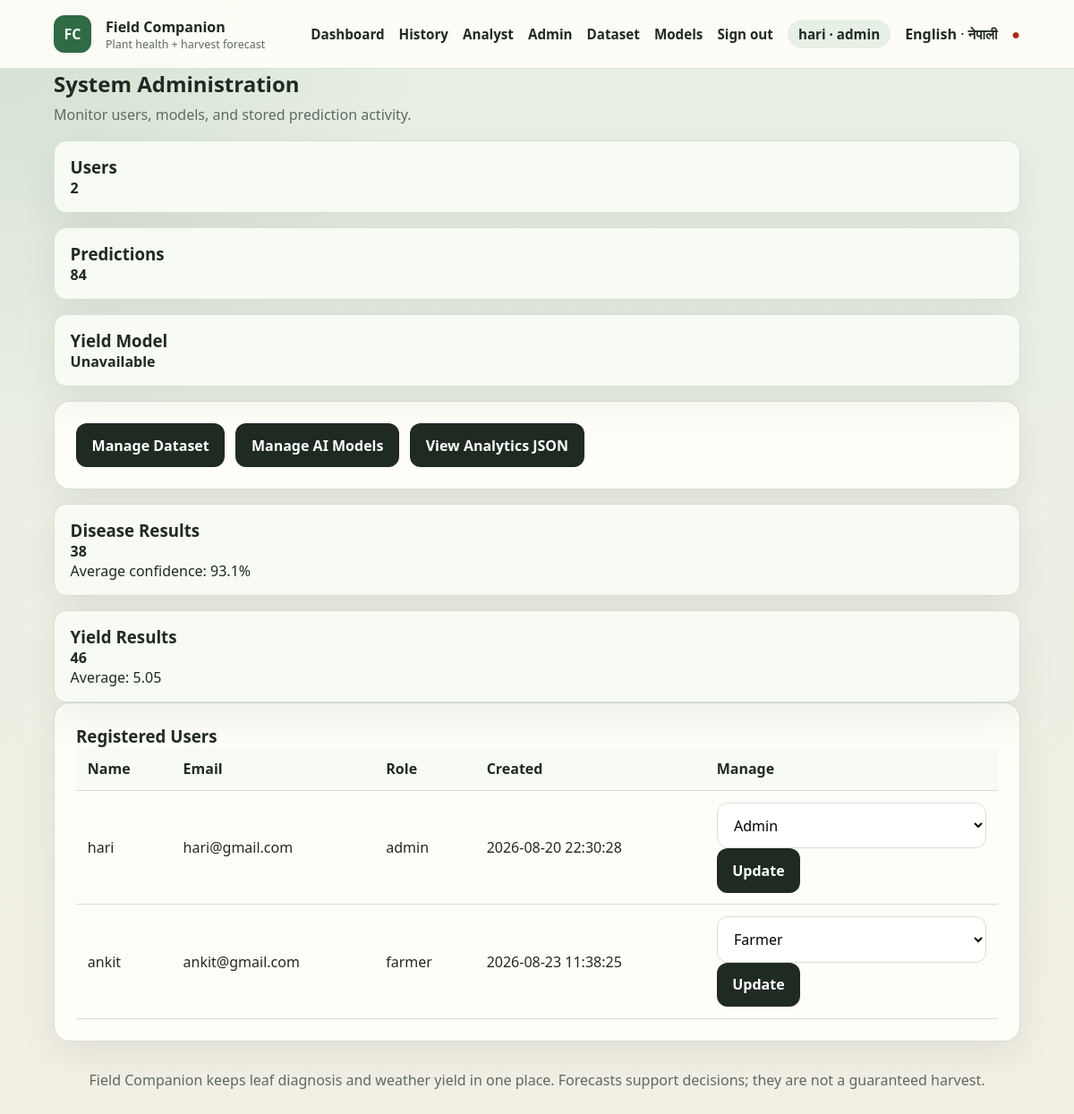
The page /admin (signed in) on the database its author committed.
### tables this page shows
CREATE TABLE users (
                id INTEGER PRIMARY KEY AUTOINCREMENT,
                name TEXT NOT NULL,
                email TEXT NOT NULL UNIQUE,
                password_hash TEXT NOT NULL,
                role TEXT NOT NULL DEFAULT 'farmer',
                created_at TEXT NOT NULL DEFAULT CURRENT_TIMESTAMP
            );

### app.py (the view)
@app.route("/admin")
@role_required("admin")
def admin_dashboard():
    return render_template(
        "admin.html",
        users=list_users(),
        users_count=count_records("users"),
        predictions_count=count_records("prediction_history"),
        summaries=prediction_summary(),
        yield_model_ready=yield_model_ready,
        buddy_ready=yield_pipeline.buddy_ready,
    )

### app.py (called while the page is built)
@app.before_request
def enforce_csrf():
    if request.endpoint in {"static"}:
        return None
    return csrf_protect(lambda: None)()

@app.after_request
def add_security_headers(response):
    response.headers.setdefault("X-Content-Type-Options", "nosniff")
    response.headers.setdefault("X-Frame-Options", "SAMEORIGIN")
    response.headers.setdefault("Referrer-Policy", "strict-origin-when-cross-origin")
    response.headers.setdefault(
        "Content-Security-Policy",
        "default-src 'self'; img-src 'self' data:; style-src 'self' 'unsafe-inline'; script-src 'self'; connect-src 'self'; base-uri 'self'; form-action 'self'",
    )
    response.headers.setdefault("Permissions-Policy", "camera=(), microphone=(), geolocation=()")
    if getattr(g, "rate_remaining", None) is not None:
        response.headers["X-RateLimit-Remaining"] = str(g.rate_remaining)
    return response

def current_user():
    user_id = session.get("user_id")
    return find_user(user_id) if user_id else None

def current_lang():
    return session.get("lang", DEFAULT_LANG)

@app.context_processor
def inject_globals():
    lang = current_lang()
    return {
        "csrf_token": generate_csrf_token(),
        "user": current_user(),
        "lang": lang,
        "supported_languages": SUPPORTED_LANGUAGES,
        "language_labels": LANGUAGE_LABELS,
        "t": lambda key, **kwargs: translate(lang, key, **kwargs),
        "crop_label": lambda crop: crop_label(crop, lang),
        "js_i18n": js_strings_for(lang),
    }

def role_required(*roles):
    def decorator(view):
        @wraps(view)
        def wrapped(*args, **kwargs):
            user = current_user()
            if not user:
                if request.path.startswith("/api/"):
                    return jsonify({"error": "Authentication required."}), 401
                return redirect(url_for("login", next=request.path))
            if user["role"] not in roles:
                if request.path.startswith("/api/"):
                    return jsonify({"error": "You do not have permission for this resource."}), 403
                return render_template("error.html", code=403, message="You do not have permission for this page."), 403
            return view(*args, **kwargs)
        return wrapped
    return decorator

### translations.py (called while the page is built)
def js_strings_for(lang):
    lang = lang if lang in UI_STRINGS else DEFAULT_LANG
    return {k[3:]: v for k, v in UI_STRINGS[lang].items() if k.startswith("js_")}

### templates/admin.html (shortened to what this page needs)
{% extends "base.html" %}
{% block content %}
<div class="page-heading"><div><h2>{{ t('admin_title') }}</h2><p>{{ t('admin_desc') }}</p></div></div>
<div class="status-grid admin-stats"><div class="status-card"><h3>{{ t('admin_users') }}</h3><strong>{{ users_count }}</strong></div><div class="status-card"><h3>{{ t('admin_predictions') }}</h3><strong>{{ predictions_count }}</strong></div><div class="status-card"><h3>{{ t('admin_yield_model') }}</h3><strong>{{ t('admin_ready') if yield_model_ready else t('admin_unavailable') }}{% if buddy_ready %} · {{ t('admin_buddy_on') }}{% endif %}</strong></div></div>
<div class="panel admin-actions"><a class="btn btn-secondary" href="{{ url_for('manage_dataset') }}">{{ t('btn_manage_dataset') }}</a><a class="btn btn-secondary" href="{{ url_for('manage_models') }}">{{ t('btn_manage_models') }}</a><a class="btn btn-secondary" href="{{ url_for('analytics') }}">{{ t('btn_view_analytics') }}</a></div>
<div class="status-grid admin-stats">{% for summary in summaries %}<div class="status-card"><h3>{{ summary['prediction_type']|capitalize }} Results</h3><strong>{{ summary['total'] }}</strong><p>{% if summary['prediction_type'] == 'yield' %}{{ t('th_average') }}: {{ summary['average_yield']|round(2) }}{% else %}{{ t('th_average_confidence') }}: {{ (summary['average_confidence'] * 100)|round(1) }}%{% endif %}</p></div>{% endfor %}</div>
<div class="table-panel panel"><h3>{{ t('registered_users') }}</h3><div class="table-scroll"><table><thead><tr><th>{{ t('label_name') }}</th><th>{{ t('label_email') }}</th><th>{{ t('th_role') }}</th><th>{{ t('th_created') }}</th><th>{{ t('th_manage') }}</th></tr></thead><tbody>{% for user in users %}<tr><td>{{ user['name'] }}</td><td>{{ user['email'] }}</td><td>{{ user['role'] }}</td><td>{{ user['created_at'] }}</td><td><form method="post" action="{{ url_for('update_user_role', user_id=user['id']) }}"><input type="hidden" name="csrf_token" value="{{ csrf_token }}"><select name="role"><option value="farmer" {% if user['role'] == 'farmer' %}selected{% endif %}>{{ t('role_farmer') }}</option><option value="analyst" {% if user['role'] == 'analyst' %}selected{% endif %}>{{ t('role_analyst') }}</option><option value="admin" {% if user['role'] == 'admin' %}selected{% endif %}>{{ t('role_admin') }}</option></select><button class="btn btn-secondary" type="submit">{{ t('btn_update') }}</button></form></td></tr>{% endfor %}</tbody></table></div></div>
{% endblock %}

### templates/base.html (shortened to what this page needs)
<!DOCTYPE html>
<html lang="{{ lang }}">
<head>
    <link rel="stylesheet" href="{{ url_for('static', filename='css/style.css') }}">
</head>
<body>
    <nav class="navbar">
        <div class="container">
            <a class="navbar-brand" href="{{ url_for('index') }}">
                <span class="brand-mark">FC</span>
                <span>
                    <strong>Field Companion</strong>
                    <small>{{ t('brand_tagline') }}</small>
                </span>
            </a>
            <div class="navbar-menu" id="navbar-menu">
                <a href="{{ url_for('index') }}">{{ t('nav_dashboard') }}</a>
                {% if user %}<a href="{{ url_for('history') }}">{{ t('nav_history') }}</a>{% endif %}
                {% if user and user['role'] in ('analyst', 'admin') %}<a href="{{ url_for('analyst_dashboard') }}">{{ t('nav_analyst') }}</a>{% endif %}
                {% if user and user['role'] == 'admin' %}
                    <a href="{{ url_for('admin_dashboard') }}">{{ t('nav_admin') }}</a>
                    <a href="{{ url_for('manage_dataset') }}">{{ t('nav_dataset') }}</a>
                    <a href="{{ url_for('manage_models') }}">{{ t('nav_models') }}</a>
                {% endif %}
                {% if user %}
                    <a href="{{ url_for('logout') }}">{{ t('nav_sign_out') }}</a>
                    <span class="user-chip">{{ user['name'] }} · {{ user['role'] }}</span>
                {% else %}
                    <a href="{{ url_for('login') }}">{{ t('nav_sign_in') }}</a>
                {% endif %}
                <span class="lang-switch">
                    {% for code in supported_languages %}
                        {% if code == lang %}
                            <strong>{{ language_labels[code] }}</strong>
                        {% else %}
                            <a href="{{ url_for('set_language', lang_code=code) }}">{{ language_labels[code] }}</a>
                        {% endif %}
                        {% if not loop.last %} · {% endif %}
                    {% endfor %}
                </span>
                <span class="status-indicator" id="health-status" title="API status">●</span>
            </div>
        </div>
    </nav>
    <main class="container">
        {% block content %}{% endblock %}
    </main>
    <footer>
        <p>{{ t('footer_note') }}</p>
    </footer>
</body>
</html>

### static/css/style.css (style rules this page uses)
:root { --bg: #f3efe4; --bg-accent: #e7f0e4; --ink: #1f2a22; --muted: #5d6b61; --primary: #2f6b45; --primary-dark: #214d32; --secondary: #c47b2b; --card: #fffdf8; --line: #d7e0d4; --danger: #b42318; --warning: #9a6700; --radius: 18px; --shadow: 0 14px 40px rgba(33, 52, 38, 0.08); }
* { box-sizing: border-box; margin: 0; padding: 0; }
body { font-family: "Source Sans 3", "Segoe UI", sans-serif; background: radial-gradient(circle at top left, rgba(47, 107, 69, 0.12), transparent 28%), linear-gradient(180deg, var(--bg-accent), var(--bg)); color: var(--ink); min-height: 100vh; }
.container { max-width: 1120px; margin: 0 auto; padding: 0 20px; }
.navbar { position: sticky; top: 0; z-index: 20; background: rgba(255, 253, 248, 0.92); backdrop-filter: blur(10px); border-bottom: 1px solid var(--line); }
.navbar .container, .navbar-menu, .navbar-brand { display: flex; align-items: center; gap: 1rem; }
.navbar .container { justify-content: space-between; min-height: 76px; }
.navbar-brand { text-decoration: none; color: var(--ink); }
.navbar-brand small { display: block; color: var(--muted); font-size: 0.78rem; }
.brand-mark { width: 42px; height: 42px; border-radius: 12px; display: grid; place-items: center; background: var(--primary); color: white; font-weight: 800; }
.navbar-menu a, .navbar-menu .user-chip { color: var(--ink); text-decoration: none; font-weight: 600; font-size: 0.95rem; }
.user-chip { background: var(--bg-accent); border-radius: 999px; padding: 0.35rem 0.75rem; color: var(--muted); }
.status-indicator { color: var(--primary); }
main { padding: 2rem 0 3rem; }
.hero, .panel, .status-card, .info-panel, .table-panel, .auth-panel { background: var(--card); border: 1px solid var(--line); border-radius: var(--radius); box-shadow: var(--shadow); }
.hero p, .panel-description, .hint, .weather-source, .empty-state, .page-heading p { color: var(--muted); line-height: 1.55; }
.hero-status, .status-grid, .workflow, .panels-grid, .info-grid, .weather-grid, .yield-summary-grid { display: grid; gap: 1rem; }
.status-card, .workflow article, .info-card { padding: 1rem 1.1rem; border-radius: 14px; background: #f7faf5; border: 1px solid var(--line); }
.panel, .info-panel, .table-panel, .auth-panel { padding: 1.5rem; }
.panel h2, .info-panel h2, .page-heading h2 { margin-bottom: 0.4rem; }
select, input[type="text"], input[type="email"], input[type="password"], input[type="number"], input[type="file"] { width: 100%; padding: 0.8rem 0.9rem; border: 1px solid var(--line); border-radius: 12px; background: white; font: inherit; }
.btn { border: 0; border-radius: 12px; padding: 0.85rem 1.1rem; font: inherit; font-weight: 700; cursor: pointer; text-decoration: none; display: inline-flex; justify-content: center; }
.btn-secondary { background: var(--ink); color: white; }
.page-heading { display: flex; justify-content: space-between; margin-bottom: 1rem; }
.table-scroll { overflow-x: auto; }
table { width: 100%; border-collapse: collapse; }
th, td { text-align: left; padding: 0.8rem; border-bottom: 1px solid var(--line); }
th { background: #f7faf5; }
.admin-actions { display: flex; gap: 0.75rem; flex-wrap: wrap; margin: 1rem 0; }
footer { color: var(--muted); text-align: center; padding: 2rem 1rem 3rem; }

### rows shown on the page
users: role "Admin", name "hari", role "admin", email "hari@gmail.com", created_at "2026-08-20 22:30:28", t "Update"
users: name "ankit", email "ankit@gmail.com", role "farmer", created_at "2026-08-23 11:38:25", role "Farmer", t "Update"

### other values the page prints
{{ t('brand_tagline') }} "Plant health + harvest forecast"
{{ t('nav_dashboard') }} "Dashboard"
{{ t('nav_history') }} "History"
{{ t('nav_analyst') }} "Analyst"
{{ t('nav_dataset') }} "Dataset"
{{ t('nav_models') }} "Models"
{{ t('nav_sign_out') }} "Sign out"
{{ language_labels[code] }} "English"
{{ language_labels[code] }} "नेपाली"
{{ t('admin_title') }} "System Administration"
{{ t('admin_desc') }} "Monitor users, models, and stored prediction activity."
{{ t('admin_users') }} "Users"
{{ users_count }} "2"
{{ t('admin_predictions') }} "Predictions"
{{ predictions_count }} "84"
